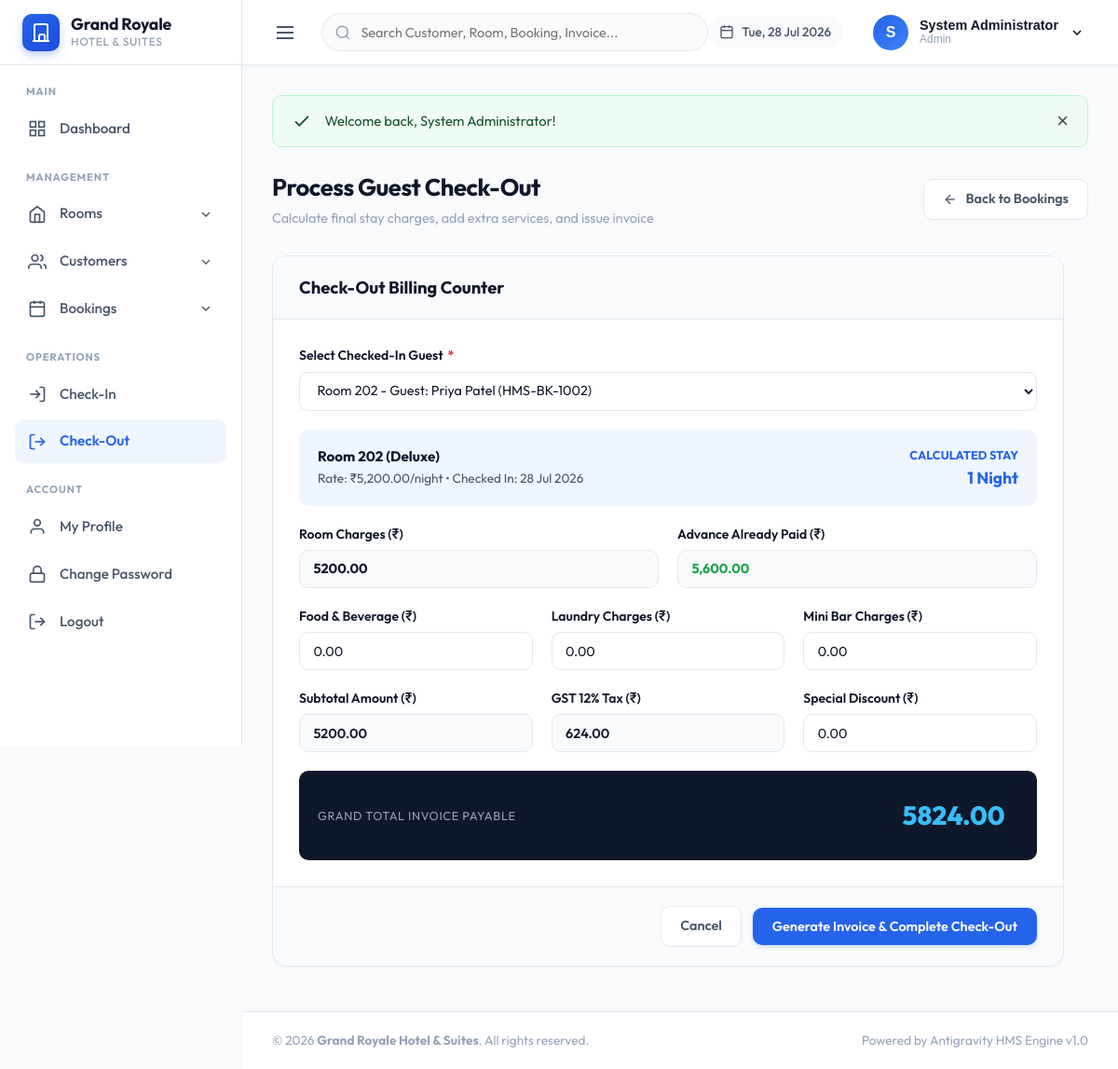
The app's page /checkout.php?booking_id=2 (signed in) with its own data.
### tables this page shows
CREATE TABLE `bookings` (
  `id` INT AUTO_INCREMENT PRIMARY KEY,
  `booking_number` VARCHAR(30) NOT NULL UNIQUE,
  `customer_id` INT NOT NULL,
  `room_id` INT NOT NULL,
  `check_in_date` DATE NOT NULL,
  `check_out_date` DATE NOT NULL,
  `actual_check_in_time` DATETIME DEFAULT NULL,
  `actual_check_out_time` DATETIME DEFAULT NULL,
  `adults` INT DEFAULT 1,
  `children` INT DEFAULT 0,
  `special_requests` TEXT DEFAULT NULL,
  `booking_amount` DECIMAL(10, 2) NOT NULL,
  `advance_payment` DECIMAL(10, 2) DEFAULT 0.00,
  `balance_amount` DECIMAL(10, 2) NOT NULL,
  `payment_mode` ENUM('Cash', 'Card', 'UPI') DEFAULT 'Cash',
  `status` ENUM('Pending', 'Confirmed', 'Checked In', 'Completed', 'Cancelled') DEFAULT 'Confirmed',
  `created_at` DATETIME DEFAULT CURRENT_TIMESTAMP,
  FOREIGN KEY (`customer_id`) REFERENCES `customers`(`id`) ON DELETE CASCADE,
  FOREIGN KEY (`room_id`) REFERENCES `rooms`(`id`) ON DELETE CASCADE
);

CREATE TABLE `rooms` (
  `id` INT AUTO_INCREMENT PRIMARY KEY,
  `room_number` VARCHAR(20) NOT NULL UNIQUE,
  `room_type` ENUM('Single', 'Double', 'Deluxe', 'Suite') NOT NULL,
  `ac_type` ENUM('AC', 'Non AC') NOT NULL,
  `floor_number` INT NOT NULL,
  `price_per_night` DECIMAL(10, 2) NOT NULL,
  `status` ENUM('Available', 'Booked', 'Occupied', 'Maintenance') DEFAULT 'Available',
  `image` VARCHAR(255) DEFAULT NULL,
  `created_at` DATETIME DEFAULT CURRENT_TIMESTAMP
);

### checkout.php (the view, shortened to what this page needs)
<?php
require_once __DIR__ . '/includes/db.php';
include __DIR__ . '/includes/header.php';
$bookingId = (int)($_GET['booking_id'] ?? 0);
$checkedInBookings = $pdo->query("SELECT b.*, c.full_name as customer_name, r.room_number, r.room_type
                                  FROM bookings b
                                  JOIN customers c ON b.customer_id = c.id
                                  JOIN rooms r ON b.room_id = r.id
                                  WHERE b.status = 'Checked In'
                                  ORDER BY b.id DESC")->fetchAll();
$selectedBooking = null;
$stayDays = 1;
$roomCharges = 0;
if ($bookingId > 0) {
    $stmt = $pdo->prepare("SELECT b.*, c.full_name as customer_name, c.phone as customer_phone, r.room_number, r.room_type, r.price_per_night
                           FROM bookings b
                           JOIN customers c ON b.customer_id = c.id
                           JOIN rooms r ON b.room_id = r.id
                           WHERE b.id = :id AND b.status = 'Checked In'");
    $stmt->execute([':id' => $bookingId]);
    $selectedBooking = $stmt->fetch();
    if ($selectedBooking) {
        $stayDays = calculateDays($selectedBooking['check_in_date'], date('Y-m-d'));
        $roomCharges = $stayDays * (float)$selectedBooking['price_per_night'];
    }
}
?>
<div class="page-header">
    <div>
        <h1 class="page-title">Process Guest Check-Out</h1>
        <p class="page-subtitle">Calculate final stay charges, add extra services, and issue invoice</p>
    </div>
    <div>
        <a href="view_bookings.php" class="btn btn-secondary">
            <svg width="16" height="16" viewBox="0 0 24 24" fill="none" stroke="currentColor" stroke-width="2"><line x1="19" y1="12" x2="5" y2="12"></line><polyline points="12 19 5 12 12 5"></polyline></svg>
            <span>Back to Bookings</span>
        </a>
    </div>
</div>
<div class="form-card fade-in" style="max-width: 850px;">
    <div class="form-header">
        <h3 class="form-title">Check-Out Billing Counter</h3>
    </div>
    <form action="checkout.php" method="POST" class="needs-validation" novalidate>
        <div class="form-body">
            <div class="form-grid">
                <div class="col-12">
                    <div class="form-group">
                        <label class="form-label" for="booking_id">Select Checked-In Guest <span class="required">*</span></label>
                        <select id="booking_id" name="booking_id" class="form-select" onchange="window.location.href='checkout.php?booking_id=' + this.value" required>
                            <?php foreach ($checkedInBookings as $cb): ?>
                                <option value="<?= $cb['id'] ?>" <?= ($cb['id'] == $bookingId) ? 'selected' : '' ?>>
                                    Room <?= escape($cb['room_number']) ?> - Guest: <?= escape($cb['customer_name']) ?> (<?= escape($cb['booking_number']) ?>)
                                </option>
                            <?php endforeach; ?>
                        </select>
                    </div>
                </div>
                <?php if ($selectedBooking): ?>
                    <div class="col-12" style="background: var(--primary-light); padding: 1rem 1.25rem; border-radius: var(--radius-md); display:flex; justify-content:space-between; align-items:center;">
                        <div>
                            <strong>Room <?= escape($selectedBooking['room_number']) ?> (<?= escape($selectedBooking['room_type']) ?>)</strong><br>
                            <span style="font-size:0.85rem; color:var(--text-secondary);">Rate: ₹<?= number_format($selectedBooking['price_per_night'], 2) ?>/night &bull; Checked In: <?= date('d M Y', strtotime($selectedBooking['check_in_date'])) ?></span>
                        </div>
                        <div style="text-align:right;">
                            <span style="font-size:0.8rem; text-transform:uppercase; font-weight:700; color:var(--primary);">Calculated Stay</span><br>
                            <strong style="font-size:1.1rem; color:var(--primary);"><?= $stayDays ?> <?= ($stayDays === 1) ? 'Night' : 'Nights' ?></strong>
                        </div>
                    </div>
                    <div class="col-6">
                        <div class="form-group">
                            <label class="form-label" for="billRoomCharges">Room Charges (₹)</label>
                            <input type="text" id="billRoomCharges" name="room_charges" class="form-control" value="<?= number_format($roomCharges, 2, '.', '') ?>" readonly style="font-weight:700;">
                        </div>
                    </div>
                    <div class="col-6">
                        <div class="form-group">
                            <label class="form-label">Advance Already Paid (₹)</label>
                            <input type="text" class="form-control" value="<?= number_format($selectedBooking['advance_payment'], 2) ?>" readonly style="color:var(--success); font-weight:700;">
                        </div>
                    </div>
                    <div class="col-4">
                        <div class="form-group">
                            <label class="form-label" for="billExtraFood">Food & Beverage (₹)</label>
                            <input type="number" step="0.01" id="billExtraFood" name="extra_food" class="form-control" placeholder="0.00" value="0.00">
                        </div>
                    </div>
                    <div class="col-4">
                        <div class="form-group">
                            <label class="form-label" for="billExtraLaundry">Laundry Charges (₹)</label>
                            <input type="number" step="0.01" id="billExtraLaundry" name="extra_laundry" class="form-control" placeholder="0.00" value="0.00">
                        </div>
                    </div>
                    <div class="col-4">
                        <div class="form-group">
                            <label class="form-label" for="billExtraMinibar">Mini Bar Charges (₹)</label>
                            <input type="number" step="0.01" id="billExtraMinibar" name="extra_minibar" class="form-control" placeholder="0.00" value="0.00">
                        </div>
                    </div>
                    <div class="col-4">
                        <div class="form-group">
                            <label class="form-label">Subtotal Amount (₹)</label>
                            <input type="text" id="billSubtotal" class="form-control" readonly style="font-weight:600;">
                        </div>
                    </div>
                    <div class="col-4">
                        <div class="form-group">
                            <label class="form-label">GST 12% Tax (₹)</label>
                            <input type="text" id="billGstAmount" class="form-control" readonly style="font-weight:600;">
                        </div>
                    </div>
                    <div class="col-4">
                        <div class="form-group">
                            <label class="form-label" for="billDiscount">Special Discount (₹)</label>
                            <input type="number" step="0.01" id="billDiscount" name="discount" class="form-control" placeholder="0.00" value="0.00">
                        </div>
                    </div>
                    <div class="col-12" style="background: #0f172a; color:#ffffff; padding: 1.25rem; border-radius: var(--radius-md); display:flex; justify-content:space-between; align-items:center;">
                        <div>
                            <span style="text-transform:uppercase; font-size:0.8rem; letter-spacing:0.05em; color:var(--text-muted);">Grand Total Invoice Payable</span>
                        </div>
                        <div>
                            <input type="text" id="billGrandTotal" class="form-control" style="background:transparent; border:none; color:#38bdf8; font-size:1.75rem; font-weight:800; text-align:right; width:220px;" readonly value="0.00">
                        </div>
                    </div>
                <?php endif; ?>
            </div>
        </div>
        <div class="form-footer">
            <a href="view_bookings.php" class="btn btn-secondary">Cancel</a>
            <button type="submit" class="btn btn-primary" <?= (!$selectedBooking) ? 'disabled' : '' ?>>
                Generate Invoice & Complete Check-Out
            </button>
        </div>
    </form>
</div>
<?php include __DIR__ . '/includes/footer.php'; ?>

### css/style.css (style rules this page uses)
:root { --primary: #2563eb; --primary-hover: #1d4ed8; --primary-light: #eff6ff; --primary-border: #bfdbfe; --success: #16a34a; --success-hover: #15803d; --success-light: #f0fdf4; --success-border: #bbf7d0; --danger: #dc2626; --danger-hover: #b91c1c; --danger-light: #fef2f2; --danger-border: #fecaca; --warning: #f59e0b; --warning-hover: #d97706; --warning-light: #fffbeb; --warning-border: #fde68a; --info: #0284c7; --info-light: #f0f9ff; --bg-main: #f8fafc; --card-bg: #ffffff; --text-primary: #0f172a; --text-secondary: #475569; --text-muted: #94a3b8; --border-color: #e2e8f0; --border-light: #f1f5f9; --radius-sm: 6px; --radius-md: 10px; --radius-lg: 16px; --radius-full: 9999px; --shadow-sm: 0 1px 2px 0 rgba(0, 0, 0, 0.05); --shadow-md: 0 4px 6px -1px rgba(0, 0, 0, 0.1), 0 2px 4px -1px rgba(0, 0, 0, 0.06); --shadow-lg: 0 10px 15px -3px rgba(0, 0, 0, 0.1), 0 4px 6px -2px rgba(0, 0, 0, 0.05); --sidebar-width: 260px; --navbar-height: 70px; --transition-fast: 0.15s ease; --transition-normal: 0.25s ease; }
*, *::before, *::after { box-sizing: border-box; margin: 0; padding: 0; }
body { font-family: 'Outfit', -apple-system, BlinkMacSystemFont, "Segoe UI", Roboto, sans-serif; background-color: var(--bg-main); color: var(--text-primary); line-height: 1.5; font-size: 0.95rem; -webkit-font-smoothing: antialiased; }
a { color: var(--primary); text-decoration: none; transition: color var(--transition-fast); }
.page-header { display: flex; align-items: center; justify-content: space-between; margin-bottom: 1.75rem; flex-wrap: wrap; gap: 1rem; }
.page-title { font-size: 1.6rem; font-weight: 700; color: var(--text-primary); letter-spacing: -0.02em; }
.page-subtitle { font-size: 0.9rem; color: var(--text-muted); margin-top: 0.2rem; }
.btn { display: inline-flex; align-items: center; justify-content: center; gap: 0.5rem; padding: 0.65rem 1.25rem; font-family: inherit; font-size: 0.9rem; font-weight: 600; border-radius: var(--radius-md); border: 1px solid transparent; cursor: pointer; transition: all var(--transition-fast); text-decoration: none; white-space: nowrap; }
.btn-primary { background-color: var(--primary); color: #ffffff; box-shadow: 0 2px 4px rgba(37, 99, 235, 0.2); }
.btn-secondary { background-color: #ffffff; color: var(--text-secondary); border-color: var(--border-color); }
.alert-icon { width: 22px; height: 22px; flex-shrink: 0; }
.fade-in { animation: fadeIn 0.3s ease-in-out; }

### css/forms.css (style rules this page uses)
.form-card { background: #ffffff; border: 1px solid var(--border-color); border-radius: var(--radius-lg); box-shadow: var(--shadow-sm); overflow: hidden; }
.form-header { padding: 1.25rem 1.75rem; border-bottom: 1px solid var(--border-color); background: var(--bg-main); display: flex; align-items: center; justify-content: space-between; }
.form-title { font-size: 1.15rem; font-weight: 700; color: var(--text-primary); }
.form-body { padding: 1.75rem; }
.form-grid { display: grid; grid-template-columns: repeat(12, 1fr); gap: 1.25rem; }
.col-12 { grid-column: span 12; }
.col-6 { grid-column: span 6; }
.col-4 { grid-column: span 4; }
.form-group { display: flex; flex-direction: column; }
.form-label { font-size: 0.875rem; font-weight: 600; color: var(--text-primary); margin-bottom: 0.4rem; }
.form-label .required { color: var(--danger); margin-left: 2px; }
.form-control, .form-select, .form-textarea { width: 100%; padding: 0.65rem 0.9rem; font-family: inherit; font-size: 0.9rem; color: var(--text-primary); background-color: #ffffff; border: 1px solid var(--border-color); border-radius: var(--radius-md); outline: none; transition: all var(--transition-fast); }
.form-control:disabled, .form-control[readonly] { background-color: var(--bg-main); cursor: not-allowed; }
.form-footer { padding: 1.25rem 1.75rem; border-top: 1px solid var(--border-color); background: var(--bg-main); display: flex; align-items: center; justify-content: flex-end; gap: 0.75rem; }

### records on screen
bookings: room.room_number "202", room.room_type "Deluxe", room.price_per_night "5,200.00", check_in_date "28 Jul 2026", room_charges "5200.00", advance_payment "5,600.00"

### other values on screen
substr($user['full_name'], 0, 1) "S"
$user['full_name'] "System Administrator"
$user['role'] "Admin"
$msg "Welcome back, System Administrator!"
$stayDays "1"
